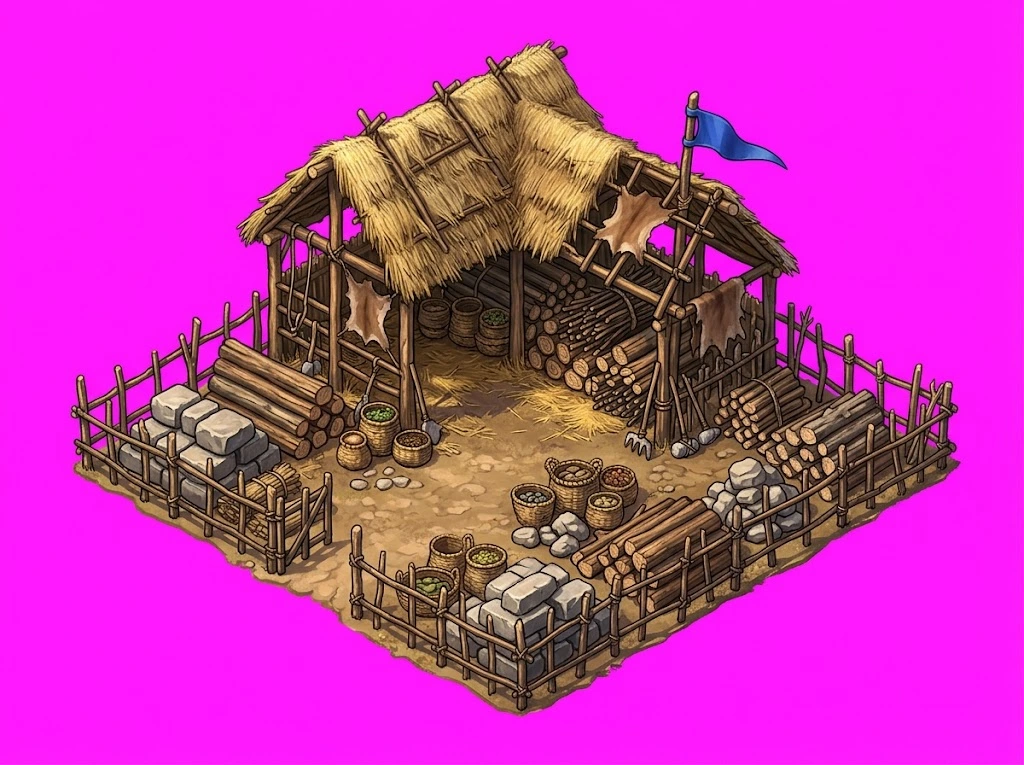
#> input picture arte/edificios/gemini/armazem0.png, 1024 x 765 px
$ python -i edificios_gemini.py   (imports and definitions only)
#> lines starting #> are read from the running program, lines starting #| are printed output that depends on the picture; after the words box and inside, x2 and y2 are one past the last pixel; in counts of white or black regions, pixels touching at a corner belong together
# Edifícios pintados no Gemini (gemini/<tipo><idade>.png): recorta o magenta, mede a base e junta ao atlas dos edifícios do jogo.
# uso: python3 centro_gemini.py ../../www/index.html   (lê o atlas atual do index.html e escreve-o de volta)
import re,io,sys,json,base64,colorsys
import numpy as np
from PIL import Image
from scipy import ndimage as nd
TW=420 # largura final de um edifício 3x3 no atlas (px) — chega para o ecrã (3 casas = ~400 px a SS 2); 2x2 -> 2/3
def cut(path,TW=TW):
#> called with path = 'gemini/armazem0.png', TW = 420
  cl=np.array(Image.open(path).convert('RGB')).astype(float)
  bg=np.array([255.,0.,255.])
  samp=np.concatenate([cl[2:12,2:12].reshape(-1,3),cl[2:12,-12:-2].reshape(-1,3)]);bg=np.median(samp,0)
#> after `samp = np.concatenate([cl[2:12, 2:12].reshape(-1, 3), cl[2:12, -12:-2]`: samp = 200 rows, first 8: [254, 26, 253], [254, 26, 253], [254, 26, 253], [254, 26, 253], [254, 26, 253], [254, 26, 253], [254, 26, 253], [254, 26, 253]
#> after `bg = np.median(samp, 0)`: bg = [254, 27.5, 253]
  d=np.sqrt(((cl-bg)**2).sum(2))
  a=np.clip((d-60)/(140-60),0,1)
  # sombras arroxeadas que o Gemini pinta sobre o magenta -> transparentes
  r0,g0,b0=cl[:,:,0],cl[:,:,1],cl[:,:,2];purple=(r0>g0*1.3+12)&(b0>g0*1.3+12)&(np.abs(r0-b0)<45)&(b0<r0*1.25)
#> after `purple = (r0 > g0 * 1.3 + 12) & (b0 > g0 * 1.3 + 12) & (np.abs(r0 - b0`:
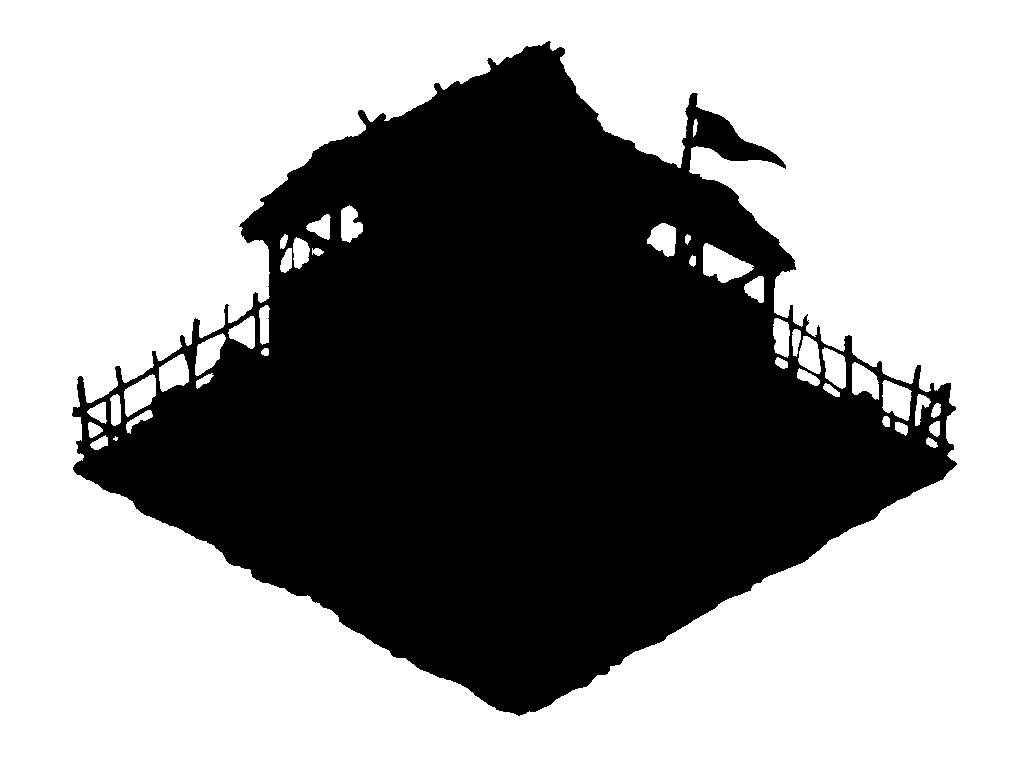
#> purple: shape (765, 1024) bool; 59.5% white; 1 black region, box (x1, y1, x2, y2) and area: (72, 41, 957, 716) 317233
  a=np.where(purple,0,a)
  m=a>.5;lab,n=nd.label(m);sizes=nd.sum(m,lab,range(1,n+1));big=sizes.max();keep=np.zeros_like(m)
#> after `m = a > 0.5`: m: shape (765, 1024) bool; 40.5% white; 1 white region, box (x1, y1, x2, y2) and area: (72, 41, 957, 716) 317231
#> after `lab, n = nd.label(m)`:
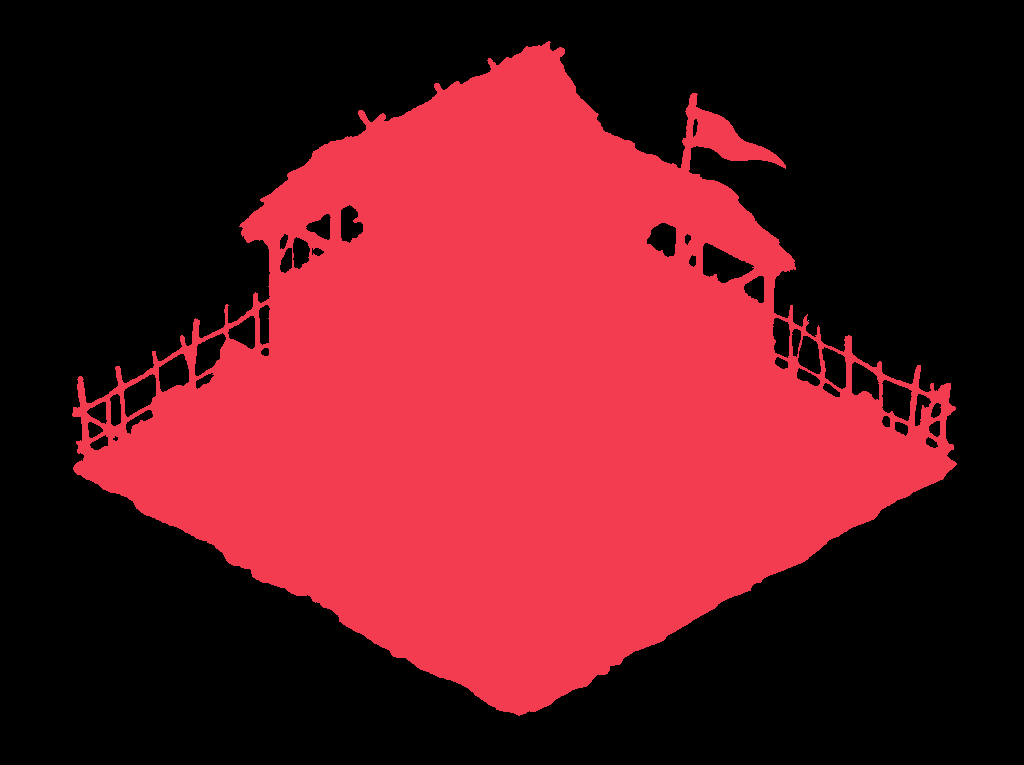
#> lab: shape (765, 1024) int32; 3 distinct labels, from 0 to 2; one colour per label, 0 black
#> after `lab, n = nd.label(m)`: n = 2
#> after `sizes = nd.sum(m, lab, range(1, n + 1))`: sizes = [317230, 1]
#> after `big = sizes.max()`: big = 317230
  for i,sz in enumerate(sizes):
    if sz>=60:keep|=lab==(i+1)
#> this loop made 2 passes
#> sz on passes 1 to 2: 317230, 1
  keep=nd.binary_fill_holes(keep);keep=nd.binary_dilation(keep,iterations=1);a=np.where(keep,a,0)
#> after `keep = nd.binary_fill_holes(keep)`: keep: shape (765, 1024) bool; 42.2% white; 1 white region, box (x1, y1, x2, y2) and area: (72, 41, 957, 716) 330765
#> after `keep = nd.binary_dilation(keep, iterations=1)`: keep: shape (765, 1024) bool; 42.6% white; 1 white region, box (x1, y1, x2, y2) and area: (71, 40, 958, 717) 333836
  rgb=cl.copy();semi=(a>0)&(a<1)
#> after `semi = (a > 0) & (a < 1)`: semi: shape (765, 1024) bool; 0.02% white in thin lines or dots, all inside (x1, y1, x2, y2) = (73, 41, 924, 712)
  for ch in range(3):rgb[:,:,ch]=np.where(semi,np.clip((cl[:,:,ch]-bg[ch]*(1-a))/np.maximum(a,.05),0,255),cl[:,:,ch])
  # despill: tira o magenta das bordas (vermelho+azul acima do verde)
  ex=np.clip(np.minimum(rgb[:,:,0],rgb[:,:,2])-rgb[:,:,1]-8,0,None);edge=nd.binary_dilation(a<.9,iterations=3)
#> after `edge = nd.binary_dilation(a < 0.9, iterations=3)`: edge: shape (765, 1024) bool; 61.6% white; 32 black regions (22 under 20 px), largest, box (x1, y1, x2, y2) and area: (76, 45, 954, 713) 298156, (685, 96, 781, 163) 1770, (929, 386, 952, 421) 258
  f=np.where(edge,1.0,.4);rgb[:,:,0]-=ex*f;rgb[:,:,2]-=ex*f*.85;a=np.where(edge&(ex>60),a*.3,a)
  # ardósia/pedra azulada -> cinzento (só os panos azul-real mudam com a cor da equipa)
  r,g,b=[np.clip(rgb[:,:,i],0,255)/255 for i in range(3)];M=np.maximum(np.maximum(r,g),b);mn=np.minimum(np.minimum(r,g),b);dl=M-mn
#> after `M = np.maximum(np.maximum(r, g), b)`:
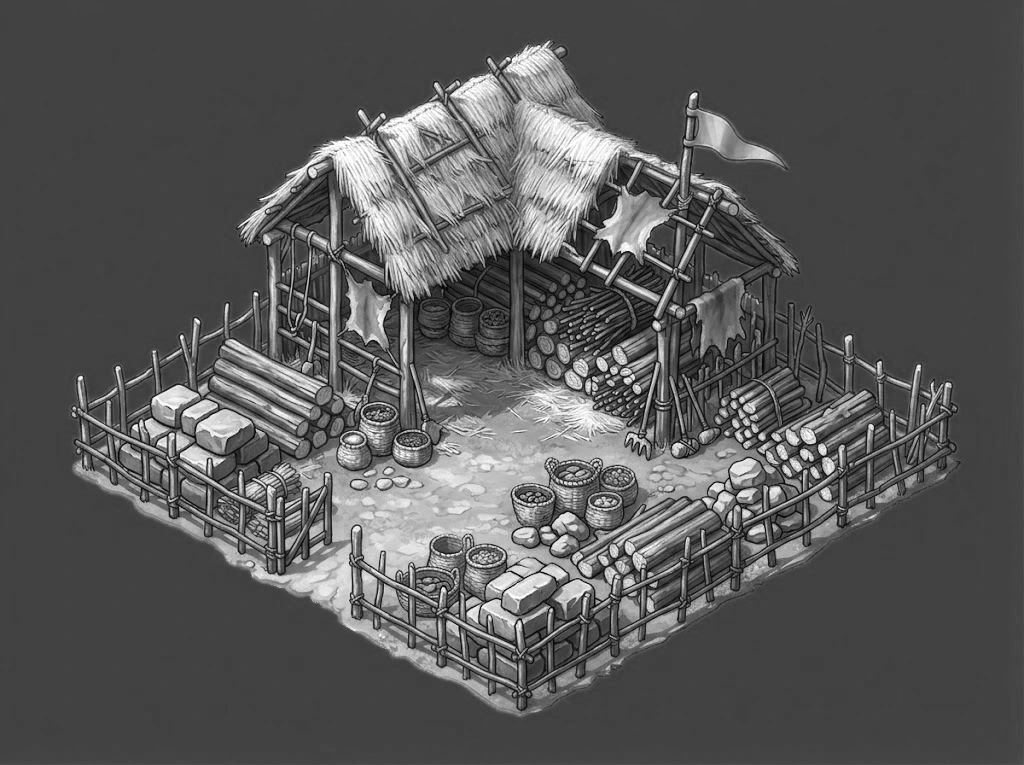
#> M: shape (765, 1024) float64; min 0.00784, max 1, mean 0.346
#> after `dl = M - mn`:
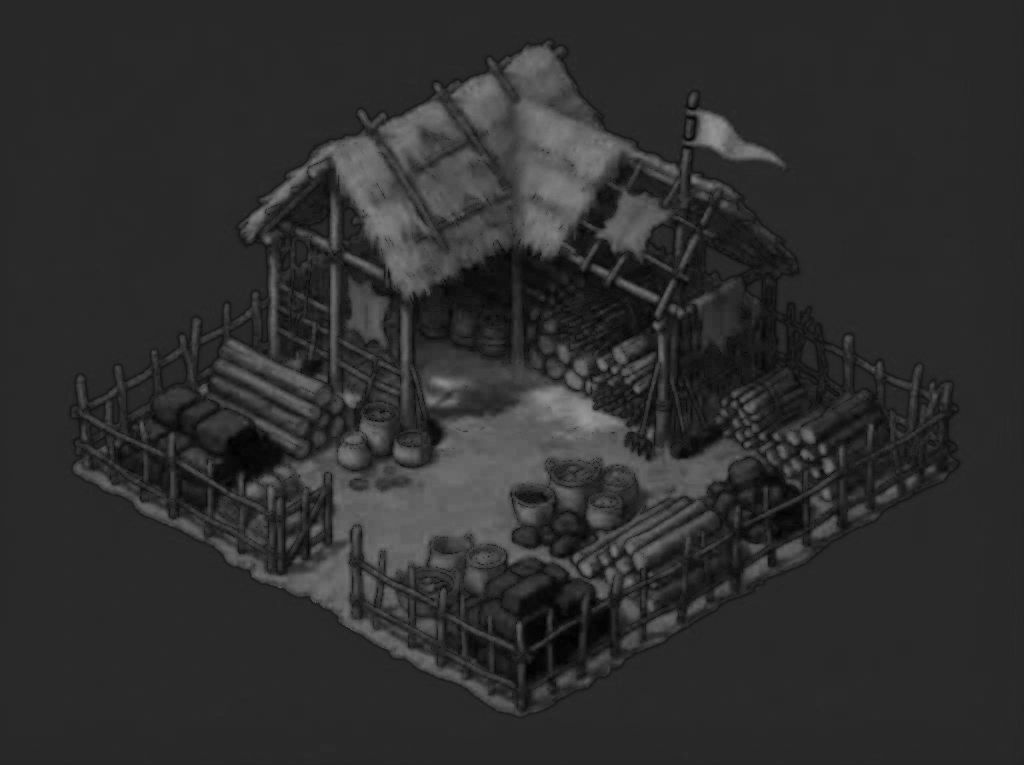
#> dl: shape (765, 1024) float64; min 0, max 0.604, mean 0.184
  sat=np.where(M>0,dl/np.maximum(M,1e-6),0);blu=(b>=r)&(b>=g)&(dl>.02)&(sat<.42)
#> after `sat = np.where(M > 0, dl / np.maximum(M, 1e-06), 0)`:
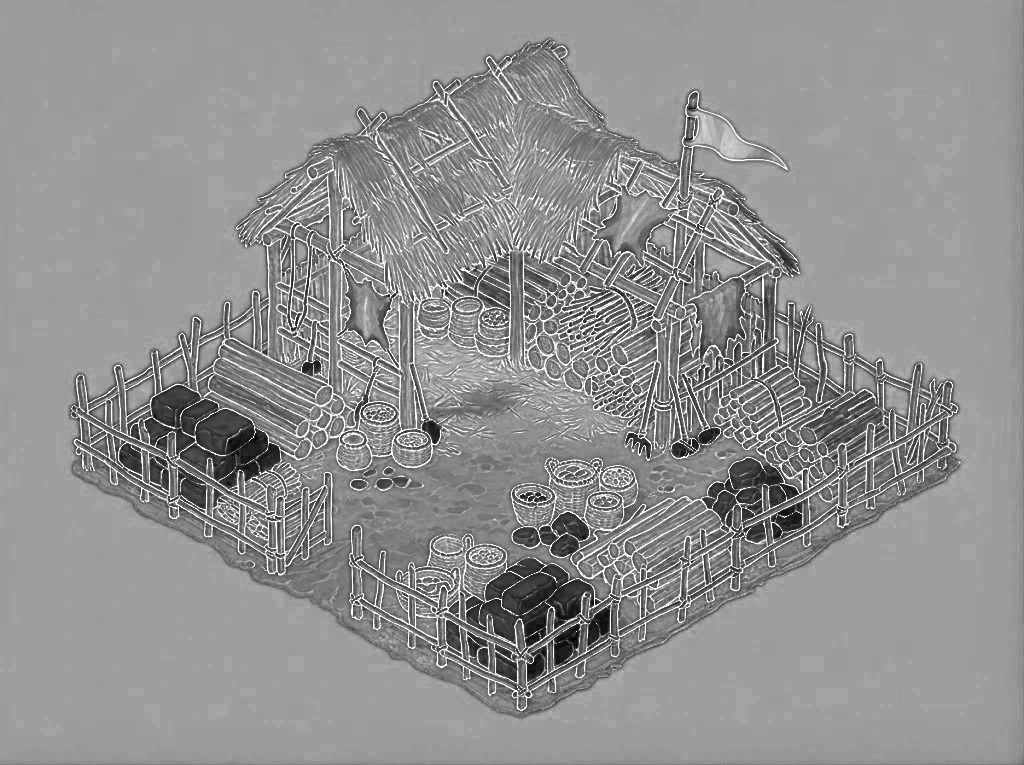
#> sat: shape (765, 1024) float64; min 0, max 1, mean 0.572
#> after `blu = (b >= r) & (b >= g) & (dl > 0.02) & (sat < 0.42)`: blu: shape (765, 1024) bool; 0.61% white in thin lines or dots, all inside (x1, y1, x2, y2) = (69, 39, 1024, 765)
  L=(r*.3+g*.59+b*.11)
  for i,(ch) in enumerate((r,g,b)):
    tgt=L*np.array([1.0,1.0,1.04])[i];rgb[:,:,i]=np.where(blu,(ch*.25+tgt*.75)*255,rgb[:,:,i])
#> this loop made 3 passes
  out=np.dstack([np.clip(rgb,0,255),a*255]).astype(np.uint8);img=Image.fromarray(out,'RGBA');img=img.crop(img.getbbox())
  k=TW/img.width;img=img.resize((TW,round(img.height*k)),Image.LANCZOS)
#> after `k = TW / img.width`: k = 0.475
#> after `img = img.resize((TW, round(img.height * k)), Image.LANCZOS)`:
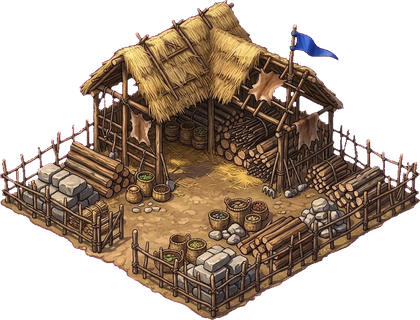
#> img: PIL image 420x320 RGBA; mean R, G, B, A 66.3, 49.6, 36.6, 135.4; transparent parts drawn white
  al=np.array(img)[:,:,3]>110;ys,xs=np.nonzero(al);yb=ys.max();h=yb-ys.min()
#> after `al = np.array(img)[:, :, 3] > 110`:
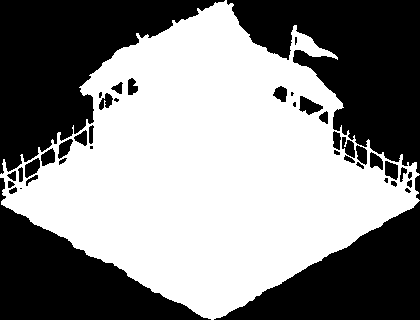
#> al: shape (320, 420) bool; 53.2% white; 43 black regions (9 under 20 px), largest, box (x1, y1, x2, y2) and area: (227, 0, 420, 174) 17914, (0, 0, 225, 174) 17832, (0, 178, 211, 320) 12180
#> after `yb = ys.max()`: yb = 319
#> after `h = yb - ys.min()`: h = 319
  low=ys>ys.min()+h*.45;xl=xs[low].min();xr=xs[low].max();yl=ys[low][xs[low]==xl].mean()
#> after `xl = xs[low].min()`: xl = 0
#> after `xr = xs[low].max()`: xr = 419
#> after `yl = ys[low][xs[low] == xl].mean()`: yl = 175.5
  return img,dict(xl=int(xl),xr=int(xr),yb=int(yb),yl=float(yl))
# [1 line not run here, left out]
# [1 line that did not run here, left out]
# [1 line that did not run here, left out]
# [1 line not run here, left out]
# o atlas pode já ter os centros do Gemini (linha de baixo): volta a cortar a partir da altura original
import glob,os
# todos os edifícios pintados no Gemini: gemini/<tipo><idade>.png (ex.: quartel1.png, torre3.png)
SIZE={'casa':2,'armazem':2,'ferreiro':2,'torre':2,'doca':2,'maravilha':4}
items=[]
# [5 lines not run here, left out]
new={k for k,_,_ in items}
# células antigas que continuam em uso (muralhas, portões, doca, quinta, ruínas...)
# [3 lines not run here, left out]
meta={}
# empacotar em prateleiras (mais altos primeiro)
# [1 line not run here, left out]
RW=2048;x=0;y=0;rowh=0;pos=[]
# [3 lines not run here, left out]
W=RW;H=y+rowh
na=Image.new('RGBA',(W,H),(0,0,0,0))
# [4 lines not run here, left out]
# [1 line that did not run here, left out]
# [1 line that did not run here, left out]
# [2 lines not run here, left out]

>>> result = cut('gemini/armazem0.png')

$ run again, on arte/edificios/gemini/arquearia1.png
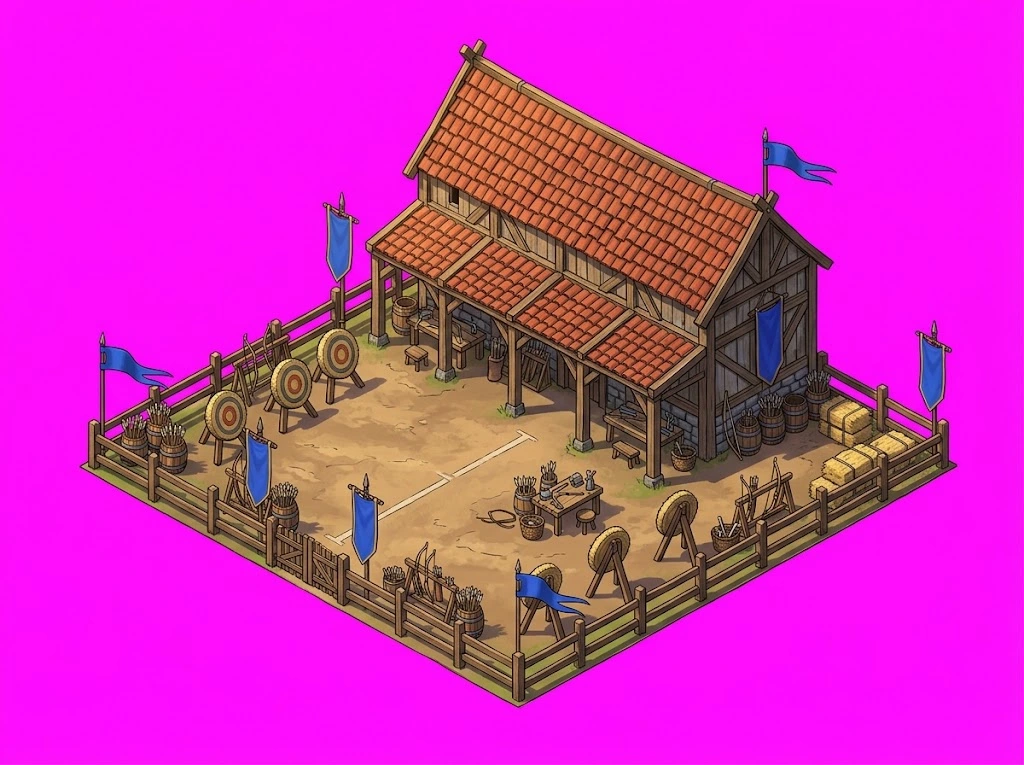
#> input picture arte/edificios/gemini/arquearia1.png, 1024 x 765 px
#> samp = 200 rows, first 8: [255, 16, 253], [255, 16, 253], [255, 16, 253], [255, 16, 253], [255, 16, 253], [255, 16, 253], [255, 15, 255], [255, 15, 255]
#> bg = [255, 16.5, 253]
#> purple: shape (765, 1024) bool; 62.7% white; 9 black regions (5 under 20 px), largest, box (x1, y1, x2, y2) and area: (82, 40, 954, 706) 287940, (325, 199, 354, 283) 1493, (920, 333, 948, 412) 1458, (763, 133, 834, 183) 1238
#> in cut, `lab, n = nd.label(m)`:
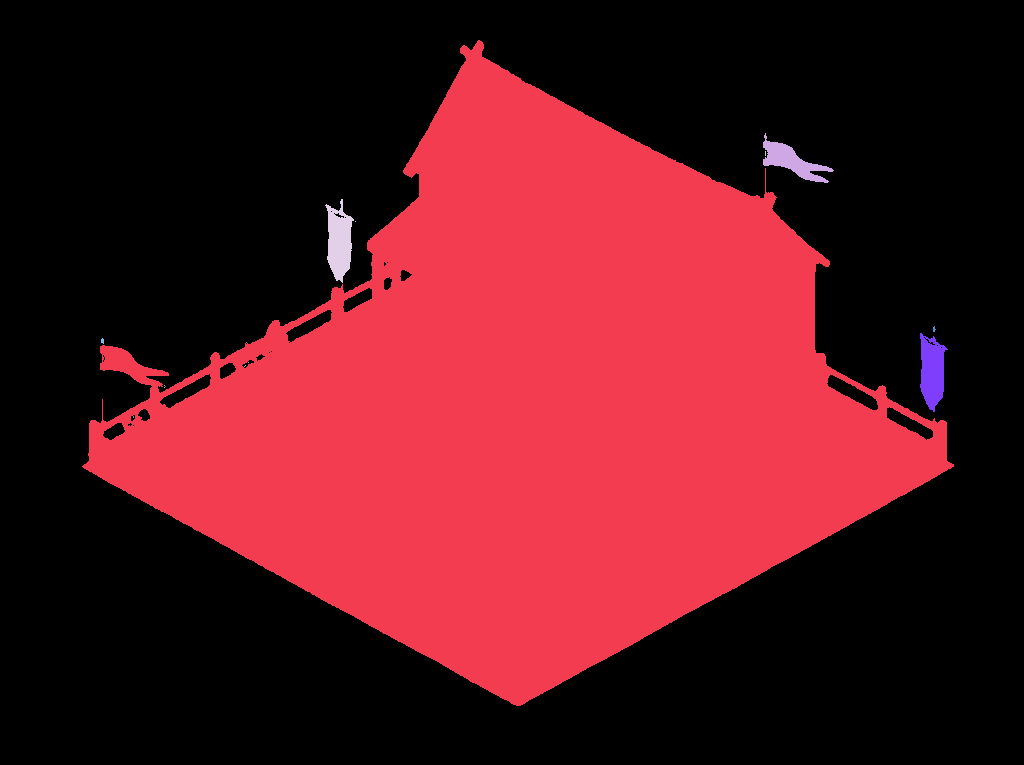
#> lab: shape (765, 1024) int32; 17 distinct labels, from 0 to 16; one colour per label, 0 black
#> n = 16
#> sizes = [287934, 1238, 5, 1493, 1, 12, 1458, 14, 1, 1, 1, 1, 1, 1, 1, 2]
#> big = 287934
#> the loop in cut, `for i,sz in enumerate(sizes):` made 16 passes
#> sz on passes 1 to 8: 287934, 1238, 5, 1493, 1, 12, 1458, 14
#> semi: shape (765, 1024) bool; 0% white in thin lines or dots, all inside (x1, y1, x2, y2) = (111, 40, 942, 421)
#> edge: shape (765, 1024) bool; 64.2% white; 16 black regions (11 under 20 px), largest, box (x1, y1, x2, y2) and area: (86, 44, 950, 703) 277366, (923, 341, 942, 407) 907, (330, 215, 351, 277) 905, (103, 348, 157, 382) 650, (766, 143, 817, 178) 631
#> blu: shape (765, 1024) bool; 0.65% white in thin lines or dots, all inside (x1, y1, x2, y2) = (80, 40, 1024, 765)
#> the loop in cut, `for i,(ch) in enumerate((r,g,b)):` made 3 passes
#> in cut, `al = np.array(img)[:, :, 3] > 110`:
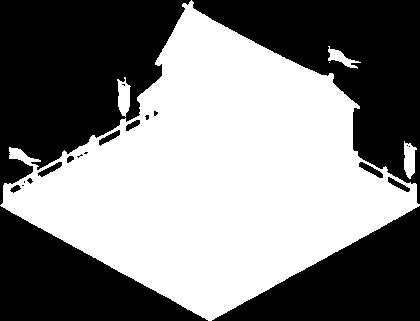
#> al: shape (321, 420) bool; 50.4% white; 21 black regions (9 under 20 px), largest, box (x1, y1, x2, y2) and area: (0, 0, 191, 205) 23107, (192, 0, 420, 204) 19027, (212, 206, 420, 321) 12008
#> yb = 320
#> xl = 0
#> xr = 419
#> yl = 205
